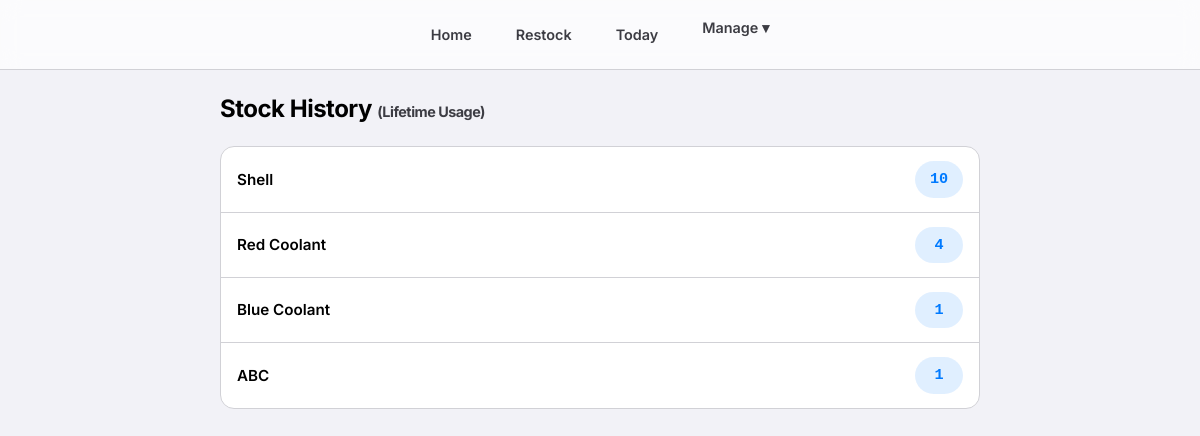
/manage/history/ (signed in), run on an earlier commit of the app's database.
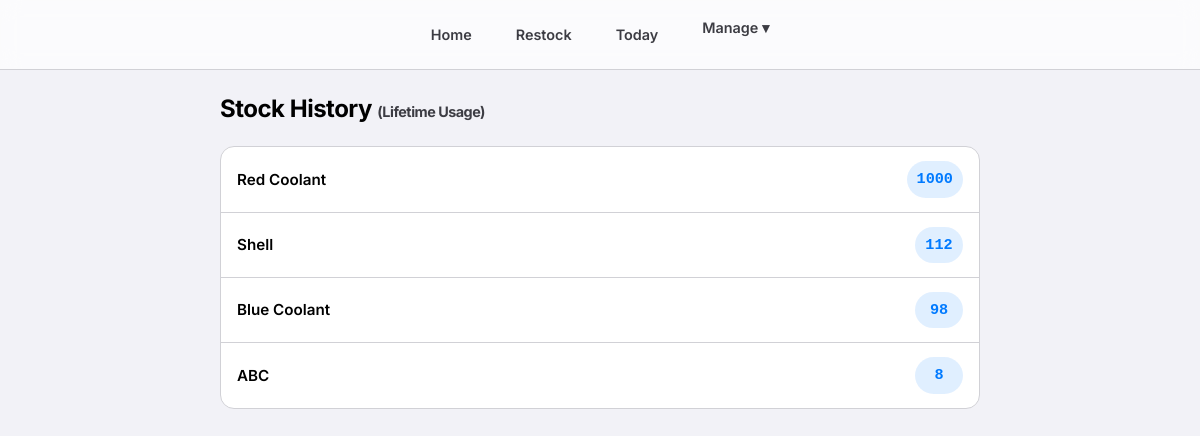
And on a later commit of the database.
### consumables/models.py (models this page shows, shortened)
class Item(models.Model):
    category = models.ForeignKey(Category, related_name='items', on_delete=models.CASCADE)
    subcategory = models.ForeignKey(SubCategory, related_name='items', on_delete=models.SET_NULL, null=True, blank=True)
    name = models.CharField(max_length=200)
    average_stock = models.IntegerField(default=0, help_text="Ideal stock level for calculation")
    current_stock = models.IntegerField(default=0)
    usage_count = models.IntegerField(default=0, help_text="Cached popularity score (frequency of use)")
    score = models.IntegerField(default=1, help_text="Credits earned per unit taken")
    class Meta:
        constraints = [
            models.UniqueConstraint(
                fields=['category', 'name'],
                condition=models.Q(subcategory__isnull=True),
                name='unique_direct_item_idx'
            ),
            models.UniqueConstraint(
                fields=['subcategory', 'name'],
                name='unique_subcategory_item_idx'
            )
        ]
        ordering = ['-usage_count', 'name']

### consumables/views.py (the view)
# urls.py: path('manage/history/', views.stock_history, name='stock_history'),
@login_required
def stock_history(request):
    if not request.user.is_superuser:
        messages.error(request, "Access denied.")
        return redirect('home')
    items = Item.objects.filter(usage_count__gt=0).order_by('-usage_count')
    return render(request, 'consumables/stock_history.html', {'items': items})

### consumables/templates/consumables/stock_history.html (shortened to what this page needs)
{% extends 'consumables/base.html' %}
{% block content %}
<h2 style="margin-bottom: 18px; color: var(--text-primary);">
    Stock History <span style="font-size: 0.9rem; color: var(--text-secondary);">(Lifetime Usage)</span>
</h2>
<div class="history-card">
    {% for item in items %}
        <div class="history-row">
            <div class="item-name">
                {{ item.name }}
            </div>
            <div class="usage-badge">
                {{ item.usage_count }}
            </div>
        </div>
    {% empty %}
        <div class="empty-state">
            No history available yet.
        </div>
    {% endfor %}
</div>
{% endblock %}

What changed in the data, as far as the page shows it:
changed Item "Red Coolant": usage_count "4" → "1000"; moves up the list
changed Item "Shell": usage_count "10" → "112"
changed Item "Blue Coolant": usage_count "1" → "98"
changed Item "ABC": usage_count "1" → "8"
